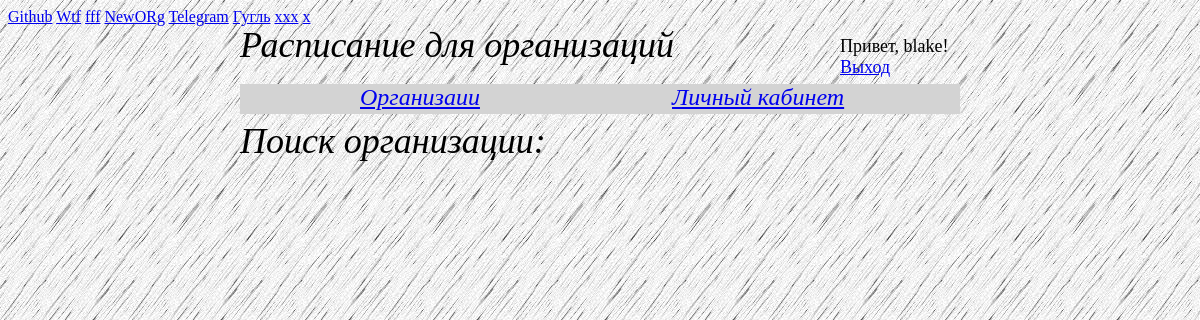
The app's page /organizations/ (signed in) with its own data.
### organizations/models.py (models this page shows)
class Organization(models.Model):
    name = models.CharField(max_length=20)
    year_of_est = models.CharField(max_length=10)
    location = models.CharField(max_length=40, default='St. Petersburg')
    brief_description = models.CharField(max_length=150, default='Some organization')
    person = models.ManyToManyField(Person)

### organizations/views.py (the view)
# urls.py: url(r'^organizations/', include('organizations.urls', namespace='orgs')),
def orgs(request):
    orgs = Organization.objects.all()
    return render(request, 'organizations/organizations.html',
                              {'organizations': orgs})

### templates/organizations/organizations.html (shortened to what this page needs)
<!DOCTYPE html>
{% extends 'index.html' %}
{% block content %}
{% for org in organizations %}
    <a href="{% url 'orgs:one_org' org.id %}">{{ org.name }}</a>
{% endfor %}
{% endblock %}

### templates/index.html (shortened to what this page needs)
<!DOCTYPE html>
{%  load staticfiles %}
{% load i18n %}
<html lang="en">
<head>
    {% block meta %}
    <link rel="stylesheet" media="all" type="text/css" href="{%  static "css/style.css" %}" />
    {% endblock %}
</head>
<body>
{% block header_rect %}
<div id="rectangle"></div>
{% endblock %}
{% block header_text %}
<div class="header_text">Расписание для организаций</div>
{% endblock %}
{% block find_text %}
<div class="find_text">
    Поиск организации:
</div>
{% endblock %}
{% block main_bar_text %}
    {% if user.is_authenticated %}
        <div style="position: absolute; left: 30vw; top: 7vw;
        font-size: 2vw; font-family: 'Times New Roman', sans-serif;
        font-style: italic; color:white">
        <a href="/">
            Организаии
        </a>
        </div>
        <div style="position: absolute; left: 56vw; top: 7vw;
        font-size: 2vw; font-family: 'Times New Roman', sans-serif;
        font-style: italic; color:gray">
            <a href="{% url 'users:pers_cabinet' user.id %}">Личный кабинет</a>
        </div>
    {% else %}
    <div class="main_bar_text">Организации</div>
    {% endif %}
{% endblock %}
{% block content %}{% endblock %}
{% block auth %}
<div style="width:100%; height:1px; clear:both;"></div>
    <div style="position: absolute; left: 70vw; top:3vw; font-size: 1.5vw">
    {% if user.is_authenticated %}
      Привет, {{ user.username }}!
      <br>
      <a href="/logout">Выход</a>
    {% else %}
      <a href="/login">Вход</a>
      <br>
    {% endif %}
    </div>
{% endblock %}
</body>
</html>

### static/css/style.css (style rules this page uses)
body { background-color: #000; background-image: url("../images/pages_bg.png"); height: 100vw; }
html { height: 100vw; }
#rectangle { position: absolute; width: 60vw; height: 2.5vw; top: 7vw; left: 20vw; background: lightgray; }
.header_text { position: absolute; left: 20vw; top: 2vw; font-size: 3vw; font-family: "Times New Roman", sans-serif; font-style: italic; color: black; }
.find_text { position: absolute; left: 20vw; top: 10vw; font-size: 3vw; font-family: "Times New Roman", sans-serif; font-style: italic; color: black; }

### records on screen
Organization: name "Github"
Organization: name "Wtf"
Organization: name "fff"
Organization: name "NewORg"
Organization: name "Telegram"
Organization: name "Гугль"
Organization: name "xxx"
Organization: name "x"

### other values on screen
{{ user.username }} "blake"
